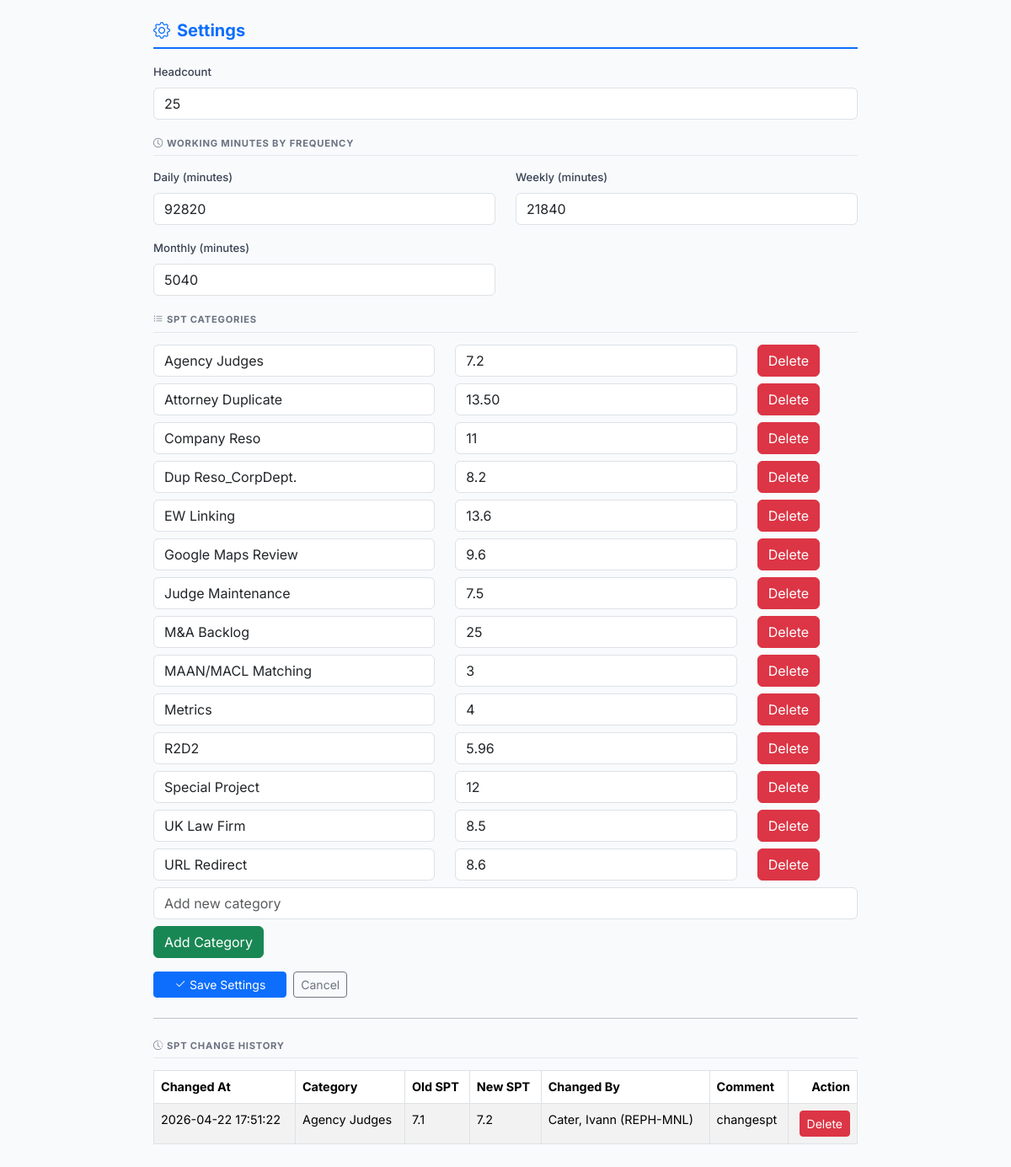
The page /settings on the database its author committed.
### tables this page shows
CREATE TABLE app_settings (
                key TEXT PRIMARY KEY,
                value TEXT
            );

CREATE TABLE spt_settings (
                category TEXT PRIMARY KEY,
                value TEXT
            );

CREATE TABLE spt_settings_history (
                id INTEGER PRIMARY KEY AUTOINCREMENT,
                category TEXT,
                old_value TEXT,
                new_value TEXT,
                comment TEXT,
                changed_at TEXT
            , changed_by TEXT);

### routes.py (the view, shortened to what this page needs)
@main_bp.route('/settings', methods=['GET', 'POST'])
@login_required
@requires_role('Manager')
@csrf_protect
def settings():
    headcount = db.get_headcount()
    spt_settings = db.get_spt_settings()
    frequency_settings = db.get_frequency_settings()
    spt_history = db.get_spt_settings_history(limit=100)
    saved = request.args.get('saved') == '1'
    return render_template(
        'settings.html',
        headcount=headcount,
        spt_settings=spt_settings,
        frequency_settings=frequency_settings,
        spt_history=spt_history,
        saved=saved
    )

### auth.py (called while the page is built)
def get_current_user():
    return session.get('user')

def current_user_role():
    user = session.get('user', {})
    roles = user.get('roles') or []
    if isinstance(roles, str):
        roles = [roles]
    if 'Manager' in roles:
        return 'Manager'
    if 'Staff' in roles:
        return 'Staff'
    return None

def _generate_csrf_token():
    token = session.get('_csrf_token')
    if not token:
        token = secrets.token_urlsafe(32)
        session['_csrf_token'] = token
    return token

def csrf_protect(func):
    @wraps(func)
    def wrapper(*args, **kwargs):
        if request.method == 'POST':
            token = request.form.get('csrf_token') or request.headers.get('X-CSRF-Token')
            if not _validate_csrf_token(token):
                return 'Invalid CSRF token', 400
        return func(*args, **kwargs)
    return wrapper

def auth_disabled():
    return not bool(current_app.config.get('AZURE_CLIENT_SECRET'))

def login_required(func):
    @wraps(func)
    def wrapper(*args, **kwargs):
        if not session.get('user'):
            if auth_disabled():
                session['user'] = {
                    'name': 'Local Demo User',
                    'email': 'local-demo@example.com',
                    'display_name': 'Local Demo User',
                    'roles': ['Manager'],
                }
            else:
                session['next_url'] = request.url
                return redirect(url_for('auth.login'))
        return func(*args, **kwargs)
    return wrapper

def requires_role(required_role):
    def decorator(func):
        @wraps(func)
        def wrapper(*args, **kwargs):
            if current_user_role() != required_role:
                flash('Access denied. Manager role required.')
                return redirect(url_for('main.dashboard'))
            return func(*args, **kwargs)
        return wrapper
    return decorator

@auth_bp.app_context_processor
def inject_auth_context():
    return {
        'current_user': get_current_user(),
        'current_role': current_user_role(),
        'csrf_token': _generate_csrf_token,
    }

### models.py (called while the page is built)
    def get_headcount(self):
        row = self.conn.execute("SELECT value FROM app_settings WHERE key='headcount'").fetchone()
        return row[0] if row else ''

    def get_spt_settings(self):
        return self.conn.execute("SELECT category, value FROM spt_settings ORDER BY category").fetchall()

### templates/settings.html (shortened to what this page needs)
<!DOCTYPE html>
<html lang="en">
<head>
    <link rel="stylesheet" href="https://cdn.jsdelivr.net/npm/bootstrap@5.3.2/dist/css/bootstrap.min.css">
    <link rel="stylesheet" href="https://cdn.jsdelivr.net/npm/bootstrap-icons@1.11.3/font/bootstrap-icons.min.css">
</head>
<body>
<div class="container py-4" style="max-width:860px;">
    <div class="mb-3 pb-2" style="border-bottom:2px solid #0d6efd;">
        <h5 class="mb-0 fw-bold" style="color:#0d6efd;"><i class="bi bi-gear me-2"></i>Settings</h5>
    </div>
    <form method="post" id="settingsForm">
        <div class="mb-3">
            <label class="form-label">Headcount</label>
            <input type="text" name="headcount" class="form-control" value="{{ headcount }}">
        </div>
        <div class="section-title"><i class="bi bi-clock me-1"></i>Working Minutes by Frequency</div>
        <div class="row mb-3">
            <div class="col-md-6">
                <label class="form-label">Daily (minutes)</label>
                <input type="text" name="frequency_Daily" class="form-control frequency-input" value="{{ frequency_settings.get('Daily', '109200') }}" placeholder="e.g., 109,200">
            </div>
            <div class="col-md-6">
                <label class="form-label">Weekly (minutes)</label>
                <input type="text" name="frequency_Weekly" class="form-control frequency-input" value="{{ frequency_settings.get('Weekly', '21840') }}" placeholder="e.g., 21,840">
            </div>
        </div>
        <div class="row mb-3">
            <div class="col-md-6">
                <label class="form-label">Monthly (minutes)</label>
                <input type="text" name="frequency_Monthly" class="form-control frequency-input" value="{{ frequency_settings.get('Monthly', '5040') }}" placeholder="e.g., 5,040">
            </div>
        </div>
        <div class="section-title"><i class="bi bi-list-ul me-1"></i>SPT Categories</div>
        <div id="categories">
            {% for cat, val in spt_settings %}
            <div class="row mb-2 align-items-center spt-setting-row" data-row-index="{{ loop.index0 }}">
                <div class="col-md-5">
                    <input type="text" name="category" class="form-control spt-category-input" value="{{ cat }}" data-original="{{ cat }}">
                </div>
                <div class="col-md-5">
                    <input type="text" name="value" class="form-control spt-value-input" value="{{ val }}" data-original="{{ val }}">
                </div>
                <div class="col-md-2">
                    <button type="button" class="btn btn-danger" onclick="deleteCategory('{{ cat }}')">Delete</button>
                </div>
            </div>
            {% endfor %}
        </div>
        <div class="mb-3">
            <input type="text" id="newCategory" class="form-control" placeholder="Add new category">
            <button type="button" class="btn btn-success mt-2" onclick="addCategory()">Add Category</button>
        </div>
        <div class="d-flex gap-2 my-3">
            <button type="submit" class="btn btn-primary btn-sm px-4"><i class="bi bi-check2 me-1"></i>Save Settings</button>
            <button type="button" class="btn btn-outline-secondary btn-sm" onclick="window.parent.postMessage('closeModal', '*')">Cancel</button>
        </div>
    </form>
    <hr class="my-4">
    <div class="section-title"><i class="bi bi-clock-history me-1"></i>SPT Change History</div>
    <div class="table-responsive">
        <table class="table table-bordered table-striped">
            <thead>
                <tr>
                    <th>Changed At</th>
                    <th>Category</th>
                    <th>Old SPT</th>
                    <th>New SPT</th>
                    <th>Changed By</th>
                    <th>Comment</th>
                    <th class="text-end">Action</th>
                </tr>
            </thead>
            <tbody id="sptHistoryBody" data-existing-history-count="{{ spt_history|length }}">
                {% for row in spt_history %}
                <tr>
                    <td>{{ row[5] }}</td>
                    <td>{{ row[1] }}</td>
                    <td>{{ row[2] }}</td>
                    <td>{{ row[3] }}</td>
                    <td>{{ row[6] if row|length > 6 and row[6] else 'Unknown User' }}</td>
                    <td>{{ row[4] }}</td>
                    <td class="text-end">
                        <form method="post" action="{{ url_for('main.delete_spt_history', history_id=row[0]) }}" onsubmit="return confirm('Delete this change log entry?');" class="d-inline">
                            <button type="submit" class="btn btn-sm btn-danger">Delete</button>
                        </form>
                    </td>
                </tr>
                {% else %}
                <tr id="noHistoryRow">
                    <td colspan="7" class="text-center text-muted">No SPT change history yet.</td>
                </tr>
                {% endfor %}
            </tbody>
        </table>
    </div>
</div>
</body>
</html>

### templates/settings.html (style rules this page uses)
body { font-family: 'Inter', sans-serif; font-size: 0.9rem; color: #1a1a2e; background: #f8fafc; }
label { font-weight: 500; font-size: 0.82rem; color: #374151; }
.section-title { font-size: 0.7rem; font-weight: 700; text-transform: uppercase; letter-spacing: 0.07em; color: #6b7280; padding-bottom: 6px; border-bottom: 1px solid #e5e7eb; margin: 20px 0 14px; }

### rows shown on the page
app_settings: headcount "25"
app_settings: frequency_Daily "92820"
app_settings: frequency_Weekly "21840"
app_settings: frequency_Monthly "5040"
spt_settings: category "Agency Judges", value "7.2"
spt_settings: category "Attorney Duplicate", value "13.50"
spt_settings: category "Company Reso", value "11"
spt_settings: category "Dup Reso_CorpDept.", value "8.2"
spt_settings: category "EW Linking", value "13.6"
spt_settings: category "Google Maps Review", value "9.6"
spt_settings: category "Judge Maintenance", value "7.5"
spt_settings: category "M&A Backlog", value "25"
spt_settings: category "MAAN/MACL Matching", value "3"
spt_settings: category "Metrics", value "4"
spt_settings: category "R2D2", value "5.96"
spt_settings: category "Special Project", value "12"
spt_settings: category "UK Law Firm", value "8.5"
spt_settings: category "URL Redirect", value "8.6"
spt_settings_history: changed_at "2026-04-22 17:51:22", category "Agency Judges", old_value "7.1", new_value "7.2", changed_by "Cater, Ivann (REPH-MNL)", comment "changespt"
